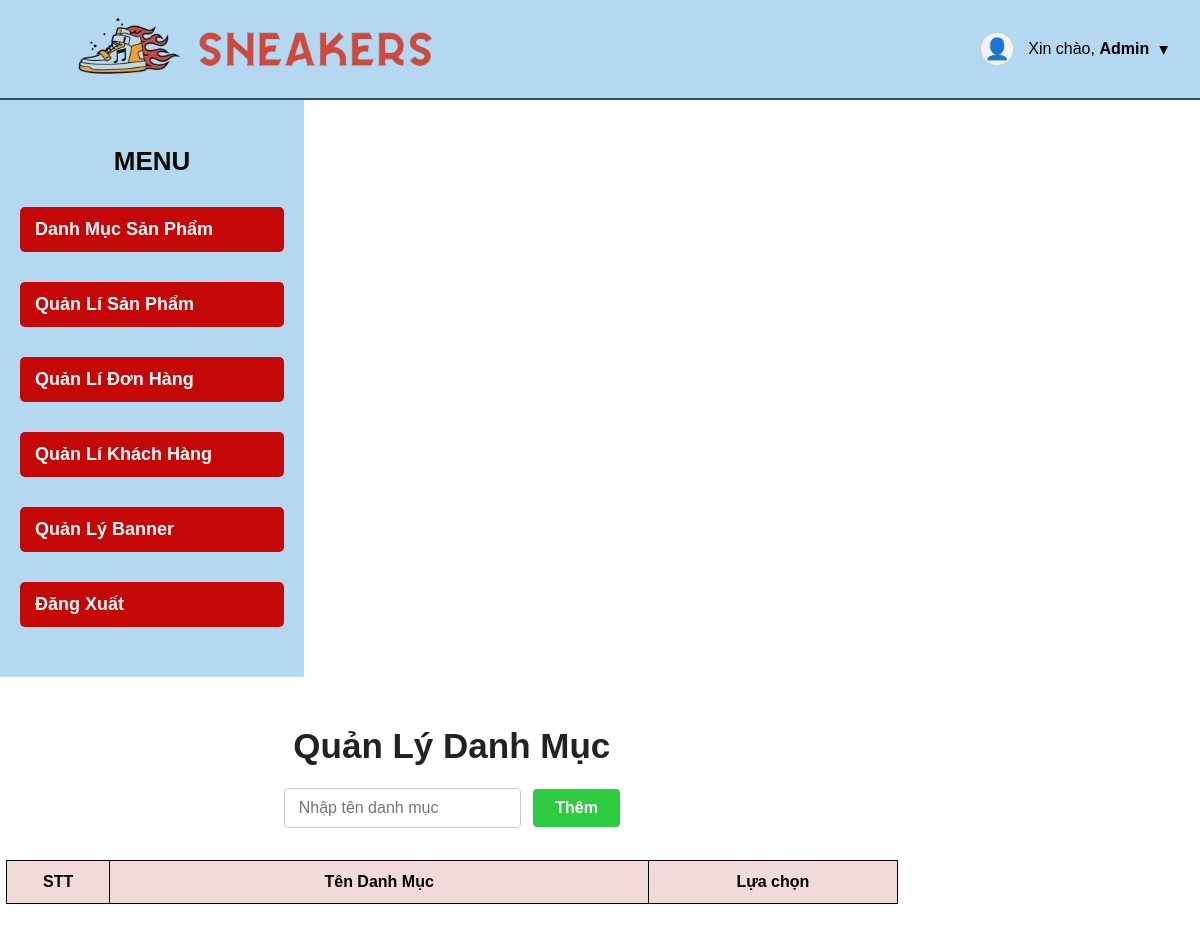
Page /admin/category.php on the earlier database version.
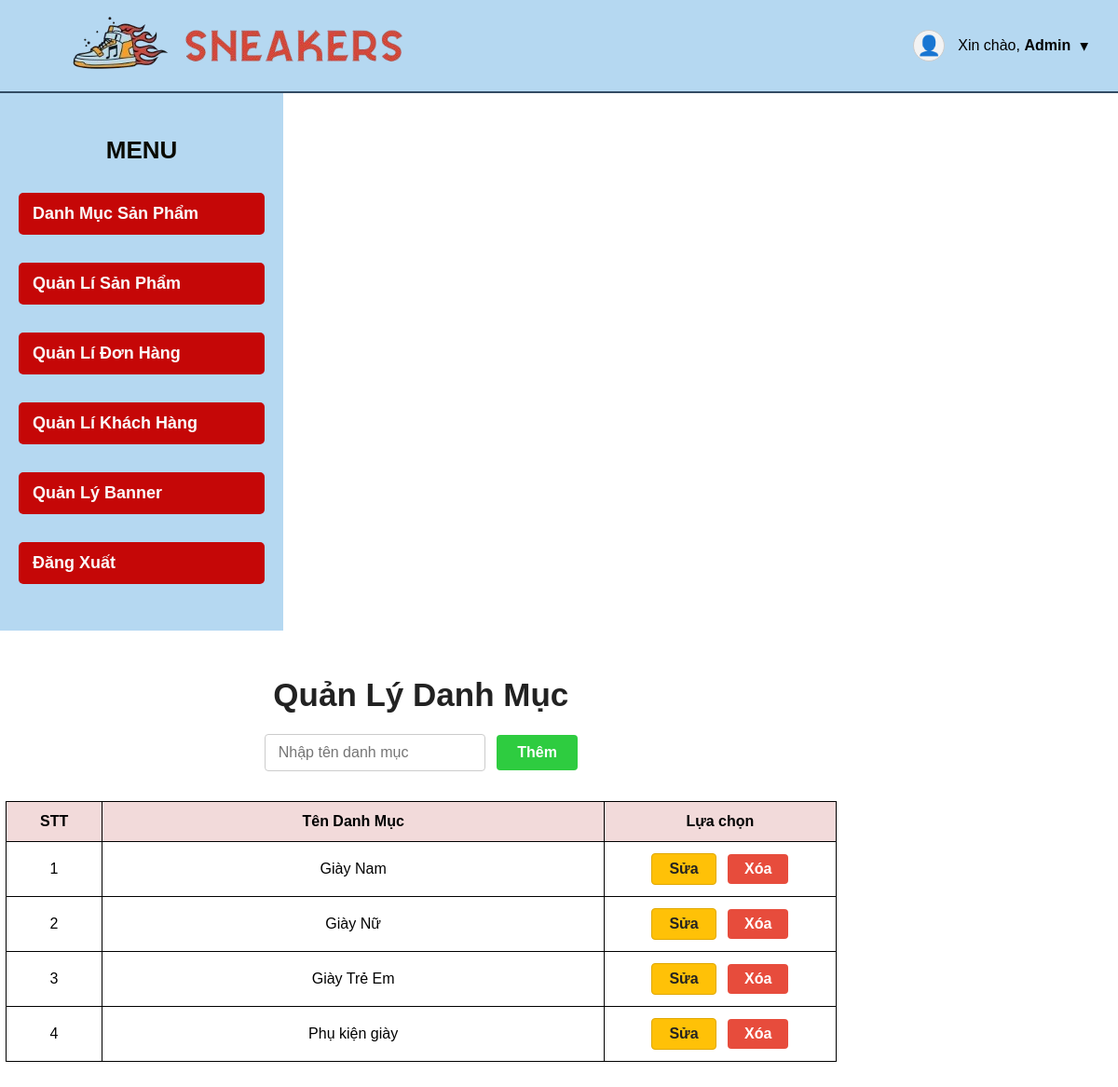
Same page on the later database version.
### tables this page shows
CREATE TABLE Category (
    id INT AUTO_INCREMENT PRIMARY KEY,
    name VARCHAR(100) NOT NULL
);

### backend/database.php (called while the page is built, shortened)
<?php
class Database {
    public $host = "localhost";
    public $user = "root";
    public $pass = "";
    public $dbname = "sneakers";
    public $link;
    public function __construct() {
        $this->link->set_charset("utf8mb4");
    }
    private function connectDB() {
        $this->link = new mysqli($this->host, $this->user, $this->pass, $this->dbname);
    }
    public function select($query) {
        $result = $this->link->query($query) or die($this->link->error . __LINE__);
        if ($result->num_rows > 0) {
            return $result;
        } else {
            return false;
        }
    }
}
?>

### backend/categories/category_add.php (called while the page is built, shortened)
<?php
require_once __DIR__ . '/../database.php';
class Category {
    private $db;
    public function __construct() {
        $this->db = new Database();
    }
    public function get_all_categories() {
        $query = "SELECT * FROM category ORDER BY id ";
        return $this->db->select($query);
    }
}

### admin/category.php (the view, shortened to what this page needs)
<?php
include "header.php";
include "slider.php";
include "../backend/categories/category_add.php";
$category = new Category();
$categories = $category->get_all_categories();
?>
<div class="admin-right-container">
    <div class="admin-right-add">
        <h2>Quản Lý Danh Mục</h2>
        <form action="" method="POST">
            <input required name="category_name" id="category_name" type="text" placeholder="Nhập tên danh mục">
            <button type="submit" class="btn-green">Thêm</button>
        </form>
    </div>
    <div class="admin-left-delete">
        <table>
            <tr>
                <th>STT</th>
                <th>Tên Danh Mục</th>
                <th>Lựa chọn</th>
            </tr>
            <?php
            if ($categories) {
                while($row = $categories->fetch_assoc()) {
                    echo "<tr>
                        <td>{$row['id']}</td>
                        <td>{$row['name']}</td>
                        <td>
                            <a href='../backend/categories/category_edit.php?id={$row['id']}' class='btn-edit'>Sửa</a>
                            <a href='../backend/categories/category_delete.php?id={$row['id']}' class='btn-delete' onclick=\"return confirm('Bạn có chắc muốn xóa?')\">Xóa</a>
                        </td>
                    </tr>";
                }
            }
            ?>
        </table>
    </div>
</div>

Differences in the rows shown:
added category: id "1", name "Giày Nam"
added category: id "2", name "Giày Nữ"
added category: id "3", name "Giày Trẻ Em"
added category: id "4", name "Phụ kiện giày"
